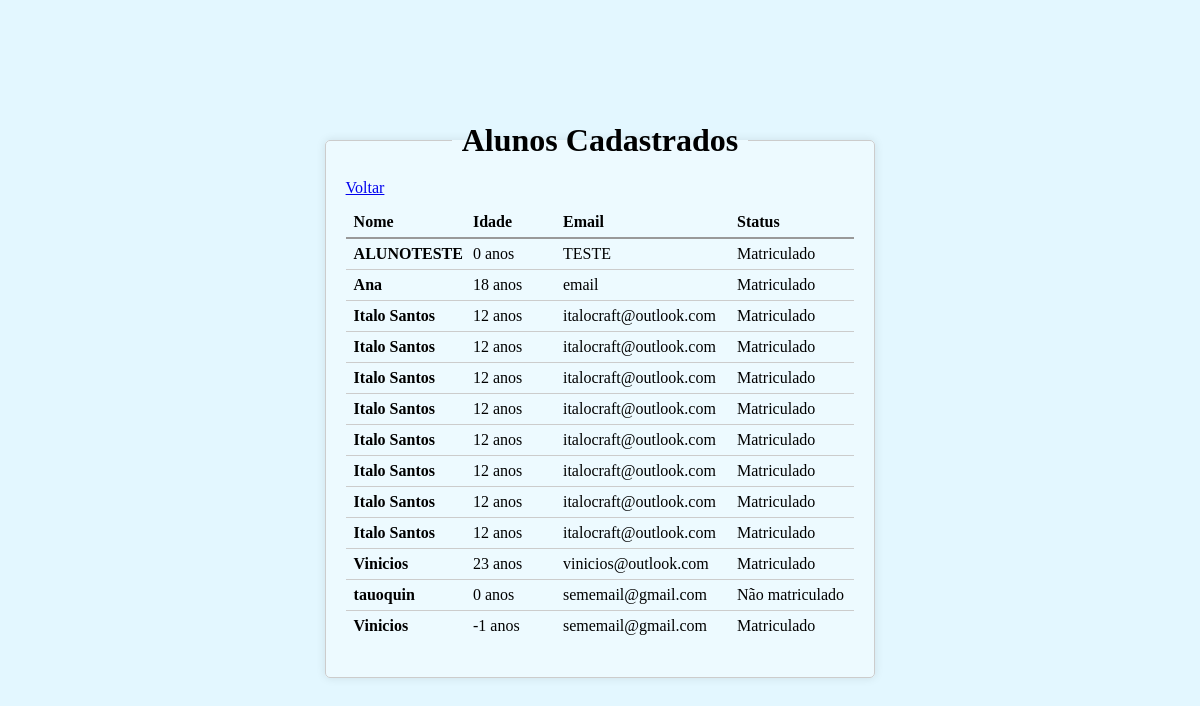
Screenshot of /alunos/lista/ (signed in) with the database file from the repository.
### alunos/models.py (models this page shows, shortened)
class Aluno(models.Model):
    nome = models.CharField(max_length=100)
    idade = models.IntegerField()
    email = models.EmailField(default="sememail@gmail.com",max_length=150)
    matriculado = models.BooleanField(default=True)

### alunos/views.py (the view)
# urls.py: path('lista/', views.lista_alunos, name='lista'),
@login_required
def lista_alunos(request):
    alunos = Aluno.objects.all()
    return render(request, 'alunos/lista_alunos.html', {'alunos': alunos})

### templates/alunos/lista_alunos.html (shortened to what this page needs)
<!DOCTYPE html>
<html>
<head>
</head>
<body>
    <fieldset>
        <legend><h1>Alunos Cadastrados</h1></legend>
        <a href="/alunos/">Voltar</a>
        <ol class="tabela">
            <li class="header">
                <span>Nome</span>
                <span>Idade</span>
                <span>Email</span>
                <span>Status</span>
            </li>
            {% for aluno in alunos %}
                <li>
                    <span class="nome">{{ aluno.nome }}</span>
                    <span>{{ aluno.idade }} anos</span>
                    <span>{{ aluno.email }}</span>
                    <span>{% if aluno.matriculado %}Matriculado{% else %}Não matriculado{% endif %}</span>
                </li>
            {% endfor %}
        </ol>
    </fieldset>
</body>
</html>

### templates/alunos/lista_alunos.html (style rules this page uses)
body { min-height: 100vh; margin: 0; display: grid; place-items: center; background-color: #e3f7ff; }
fieldset { width: auto; padding: 20px; border: 1px solid #ccc; border-radius: 5px; box-shadow: 0 0 10px rgba(0, 0, 0, 0.1); background-color: #edfaff; }
legend h1 { margin: 0; }
legend { text-align: center; padding: 0 10px; }
.tabela { list-style-position: inside; padding: 0; margin-top: 10px; }
.tabela li { display: grid; grid-template-columns: 1fr 80px 1.5fr 1fr; gap: 10px; padding: 6px 8px; border-bottom: 1px solid #ccc; }
.tabela li.header { font-weight: bold; border-bottom: 2px solid #999; }
.tabela li:last-child { border-bottom: none; }
.nome { font-weight: bold; }

### rows the page displays
Aluno: nome "ALUNOTESTE", idade "0", email "TESTE", matriculado "Matriculado"
Aluno: nome "Ana", idade "18", email "email", matriculado "Matriculado"
Aluno: nome "Italo Santos", idade "12", email "italocraft@outlook.com", matriculado "Matriculado"
Aluno: nome "Italo Santos", idade "12", email "italocraft@outlook.com", matriculado "Matriculado"
Aluno: nome "Italo Santos", idade "12", email "italocraft@outlook.com", matriculado "Matriculado"
Aluno: nome "Italo Santos", idade "12", email "italocraft@outlook.com", matriculado "Matriculado"
Aluno: nome "Italo Santos", idade "12", email "italocraft@outlook.com", matriculado "Matriculado"
Aluno: nome "Italo Santos", idade "12", email "italocraft@outlook.com", matriculado "Matriculado"
Aluno: nome "Italo Santos", idade "12", email "italocraft@outlook.com", matriculado "Matriculado"
Aluno: nome "Italo Santos", idade "12", email "italocraft@outlook.com", matriculado "Matriculado"
Aluno: nome "Vinicios", idade "23", email "vinicios@outlook.com", matriculado "Matriculado"
Aluno: nome "tauoquin", idade "0", email "sememail@gmail.com", matriculado "Não matriculado"
Aluno: nome "Vinicios", idade "-1", email "sememail@gmail.com", matriculado "Matriculado"
